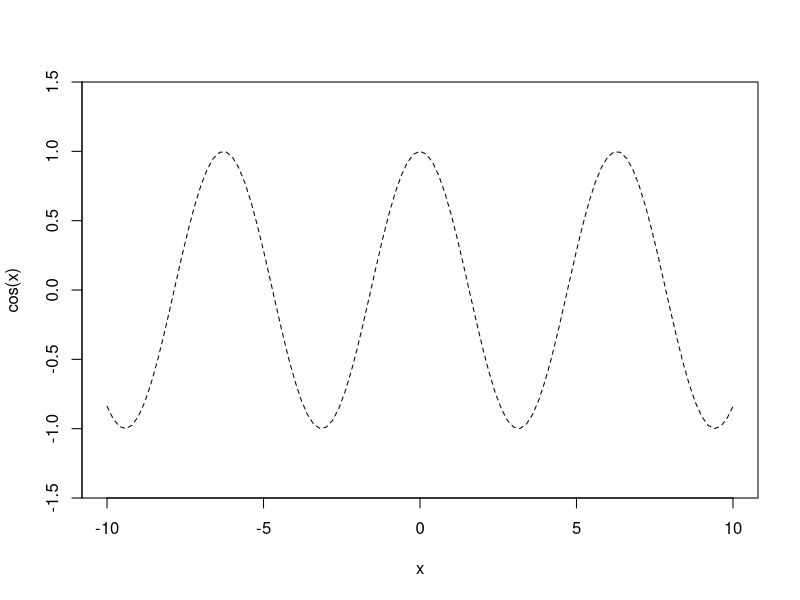

The R script that drew this image:
### Trigonometric function ###

sin(pi/6)
cos(pi/6)
tan(pi/6)

sin(pi/4)
cos(pi/4)
tan(pi/4)

sin(pi/3)
cos(pi/3)
tan(pi/3)

sin(pi/6)^2+cos(pi/6)^2
sin(pi/4)^2+cos(pi/4)^2
sin(pi/3)^2+cos(pi/3)^2

curve(cos(x), -10,10, lty =2 , ylim=c(-1.5,1.5), xlab= "x", yaxs ="i", ylab = "cos(x)")